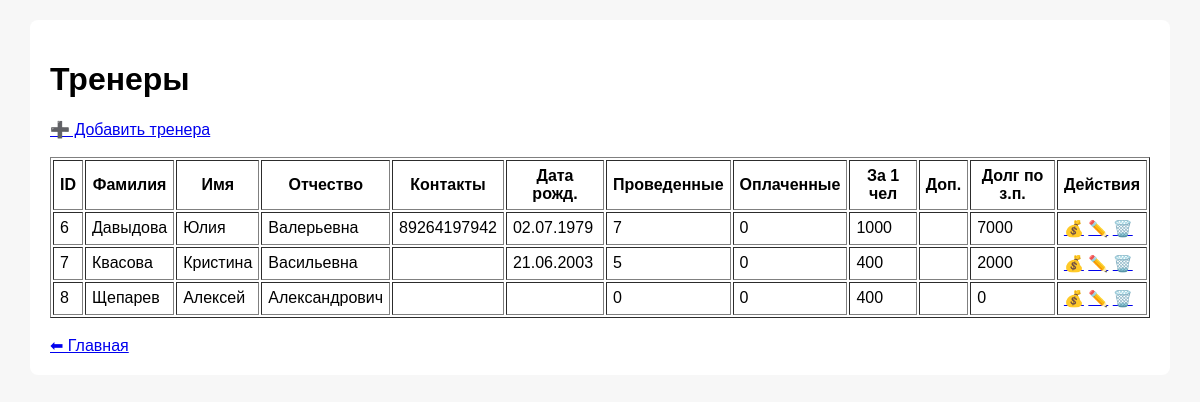
Page /coaches on the earlier database version.
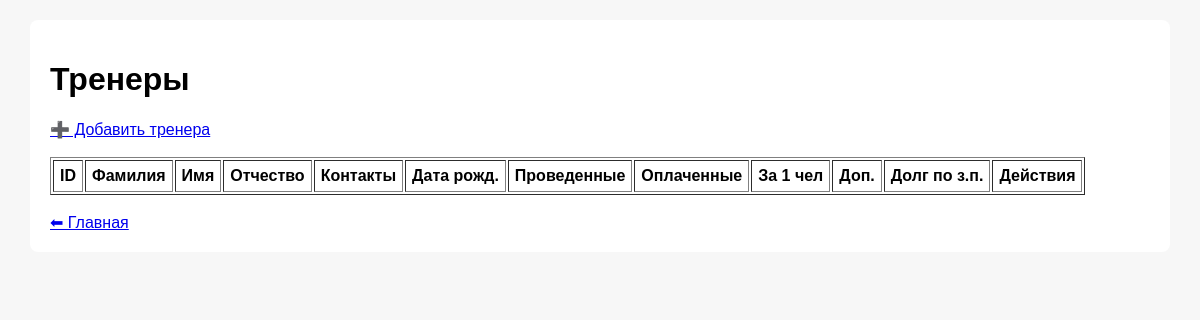
Same page on the later database version.
### tables this page shows
CREATE TABLE coaches
                   (
                       id INTEGER PRIMARY KEY AUTOINCREMENT,
                       first_name TEXT NOT NULL,
                       last_name TEXT NOT NULL,
                       middle_name TEXT,
                       contacts TEXT,
                       birthday TEXT,
                       lessons_count INTEGER,
                       lessons_paid INTEGER,
                       student_payment INTEGER,
                       additional_info TEXT,
                       creation_date TEXT
                   );

### app.py (the view)
@app.route("/coaches")
def coaches():
    coaches_raw = db.get_all_coaches()
    coaches = []
    for c in coaches_raw:
        coach = dict(c)  # ← ключевой момент
        coach["lessons_paid"] = int(coach["lessons_paid"] or 0)
        coach["student_payment"] = int(coach["student_payment"] or 0)
        coach["lessons_count"] = int(coach["lessons_count"] or 0)
        coaches.append(coach)
    return render_template("coaches.html", coaches=coaches)

### app.py (called while the page is built)
@app.template_filter("ru_date")
def ru_date(value):
    if not value:
        return ""
    for fmt in ("%Y.%m.%d", "%Y-%m-%d"):
        try:
            return datetime.strptime(value, fmt).strftime("%d.%m.%Y")
        except ValueError:
            pass
    return value  # если формат неожиданный

### database.py (called while the page is built)
def get_connection():
    conn = sqlite3.connect(DB_NAME)
    conn.row_factory = sqlite3.Row
    return conn

def get_all_coaches():
    conn = get_connection()
    coaches = conn.execute("SELECT * FROM coaches").fetchall()
    conn.close()
    return coaches

### templates/coaches.html (shortened to what this page needs)
{% extends "base.html" %}
{% block content %}
<h1>Тренеры</h1>
<a href="{{ url_for('add_coach') }}">➕ Добавить тренера</a><br><br>
<table border="1" cellpadding="6">
    <tr>
        <th>ID</th>
        <th>Фамилия</th>
        <th>Имя</th>
        <th>Отчество</th>
        <th>Контакты</th>
        <th>Дата рожд.</th>
        <th>Проведенные</th>
        <th>Оплаченные</th>
        <th>За 1 чел</th>
        <th>Доп.</th>
        <th>Долг по з.п.</th>
        <th>Действия</th>
    </tr>
    {% for coach in coaches %}
    <tr>
        <td>{{ coach.id }}</td>
        <td>{{ coach.last_name }}</td>
        <td>{{ coach.first_name }}</td>
        <td>{{ coach.middle_name }}</td>
        <td>{{ coach.contacts }}</td>
        <td>{{ coach.birthday | ru_date }}</td>
        <td>{{ coach.lessons_count }}</td>
        <td>{{ coach.lessons_paid }}</td>
        <td>{{ coach.student_payment }}</td>
        <td>{{ coach.additional_info }}</td>
        <td>
            {{ (coach.lessons_count - coach.lessons_paid) * coach.student_payment }}
        </td>
        <td>
            <a href="{{ url_for('give_money_to_coach', coach_id=coach.id) }}">💰</a>
            <a href="{{ url_for('edit_coach', coach_id=coach.id) }}">✏️</a>
            <a href="{{ url_for('delete_coach', coach_id=coach.id) }}">🗑️</a>
        </td>
    </tr>
    {% endfor %}
</table>
<br>
<a href="{{ url_for('index') }}">⬅ Главная</a>
{% endblock %}

### templates/base.html (shortened to what this page needs)
<!DOCTYPE html>
<html lang="ru">
<head>
</head>
<body>
<div class="container">
    {% block content %}{% endblock %}
</div>
</body>
</html>

### templates/base.html (style rules this page uses)
body { font-family: Arial, sans-serif; margin: 20px; background: #f7f7f7; }
.container { max-width: 1100px; margin: auto; background: #fff; padding: 20px; border-radius: 8px; }

Differences in the rows shown:
removed coaches: id "6", last_name "Давыдова", first_name "Юлия", middle_name "Валерьевна", contacts "89264197942", birthday|ru_date "02.07.1979", lessons_count "7", lessons_paid "0", student_payment "1000", lessons_count+lessons_paid+student_payment "7000"
removed coaches: id "7", last_name "Квасова", first_name "Кристина", middle_name "Васильевна", birthday|ru_date "21.06.2003", lessons_count "5", lessons_paid "0", student_payment "400", lessons_count+lessons_paid+student_payment "2000"
removed coaches: id "8", last_name "Щепарев", first_name "Алексей", middle_name "Александрович", lessons_count "0", lessons_paid "0", student_payment "400", lessons_count+lessons_paid+student_payment "0"
